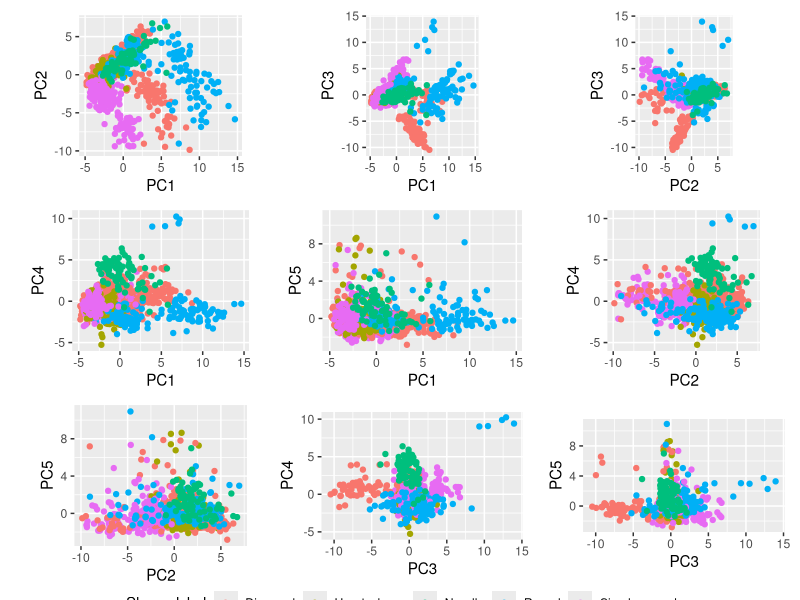
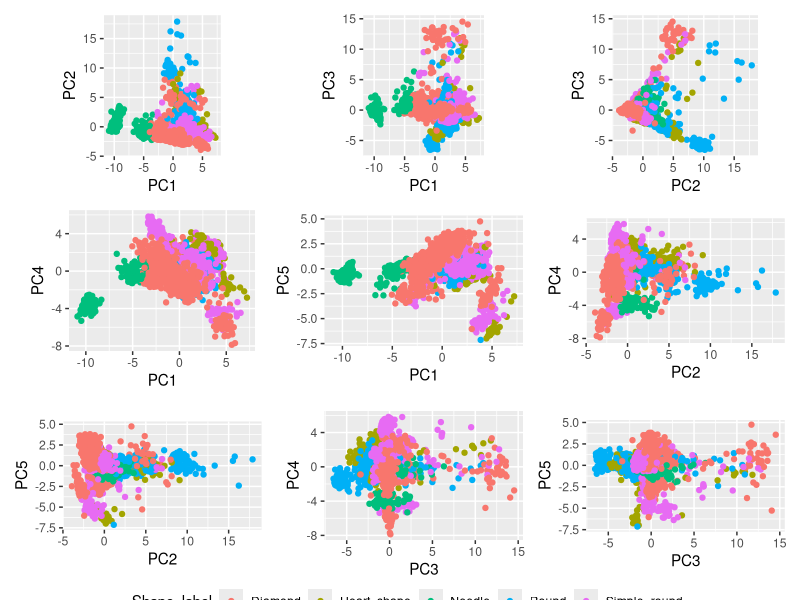

Recreate these plots in R, in order.
## ---- chunk 1
knitr::opts_chunk$set(echo = TRUE, fig.pos = "!ht")
## ---- chunk 2
library(here)
library(knitr)
library(tidyverse)
library(patchwork)
## ---- chunk 3
calculate_pca <- function(feature_dataset){
  pcaY_cal <- prcomp(feature_dataset, center = TRUE, scale = TRUE)
  PCAresults <- data.frame(PC1 = pcaY_cal$x[, 1], 
                           PC2 = pcaY_cal$x[, 2], 
                           PC3 = pcaY_cal$x[, 3],
                           PC4 = pcaY_cal$x[, 4],
                           PC5 = pcaY_cal$x[, 5])
  return(list(prcomp_out =pcaY_cal,pca_components = PCAresults))
}

pca_projection <- function(prcomp_out, data_to_project){
  
  PCA <- scale(data_to_project, prcomp_out$center, prcomp_out$scale) %*% prcomp_out$rotation
  pca_projected <- data.frame(PC1=PCA[,1], PC2=PCA[,2], PC3=PCA[,3]) 
  return(pca_projected)
  
}

data_new <- read.csv("data_all_with_label.csv", header = TRUE)

features <- data_new[, c(3:10,12:53)] # remove Outlying_polar and Outlying_contour

pca_ref_calc <- calculate_pca(features)
# combine features and PCs' into a one dataframe
data_new$PC1 <- pca_ref_calc$pca_components$PC1
data_new$PC2 <- pca_ref_calc$pca_components$PC2
data_new$PC3 <- pca_ref_calc$pca_components$PC3
data_new$PC4 <- pca_ref_calc$pca_components$PC4
data_new$PC5 <- pca_ref_calc$pca_components$PC5


p1 <- ggplot(data_new,aes(x=PC1,y=PC2, col=Shape_label)) + 
  geom_point() +coord_equal() + theme(legend.position = "none")

p2 <- ggplot(data_new,aes(x=PC1,y=PC3, col=Shape_label)) + 
  geom_point() +coord_equal() + theme(legend.position = "none")

p3 <- ggplot(data_new,aes(x=PC2,y=PC3, col=Shape_label)) + 
  geom_point() +coord_equal() + theme(legend.position = "none")

p4 <- ggplot(data_new,aes(x=PC1,y=PC4, col=Shape_label)) + 
  geom_point() +coord_equal() + theme(legend.position = "none")

p5 <- ggplot(data_new,aes(x=PC1,y=PC5, col=Shape_label)) + 
  geom_point() +coord_equal() + theme(legend.position = "none")

p6 <- ggplot(data_new,aes(x=PC2,y=PC4, col=Shape_label)) + 
  geom_point() +coord_equal() + theme(legend.position = "none")

p7 <- ggplot(data_new,aes(x=PC2,y=PC5, col=Shape_label)) + 
  geom_point() +coord_equal() + theme(legend.position = "none")

p8 <- ggplot(data_new,aes(x=PC3,y=PC4, col=Shape_label)) + 
  geom_point() +coord_equal() + theme(legend.position = "none")

p9 <- ggplot(data_new,aes(x=PC3,y=PC5, col=Shape_label)) + 
  geom_point() +coord_equal() + theme(legend.position = c(-0.9,-0.62) ,legend.direction = "horizontal")

p1 + p2 + p3 + p4 + p5 + p6 + p7 + p8 + p9 + plot_layout(ncol = 3, widths = c(3,3))
## ---- chunk 4

data_new <- read.csv("data_all_with_label_flavia.csv", header = TRUE)

features <- data_new[, c(3:10,12:53)] # remove Outlying_polar and Outlying_contour

pca_ref_calc <- calculate_pca(features)
# combine features and PCs' into a one dataframe
data_new$PC1 <- pca_ref_calc$pca_components$PC1
data_new$PC2 <- pca_ref_calc$pca_components$PC2
data_new$PC3 <- pca_ref_calc$pca_components$PC3
data_new$PC4 <- pca_ref_calc$pca_components$PC4
data_new$PC5 <- pca_ref_calc$pca_components$PC5


p11 <- ggplot(data_new,aes(x=PC1,y=PC2, col=Shape_label)) + 
  geom_point() +coord_equal()+ theme(legend.position = "none")

p12 <- ggplot(data_new,aes(x=PC1,y=PC3, col=Shape_label)) + 
  geom_point() +coord_equal()+ theme(legend.position = "none")

p13 <- ggplot(data_new,aes(x=PC2,y=PC3, col=Shape_label)) + 
  geom_point() +coord_equal()+ theme(legend.position = "none")

p14 <- ggplot(data_new,aes(x=PC1,y=PC4, col=Shape_label)) + 
  geom_point() +coord_equal()+ theme(legend.position = "none")

p15 <- ggplot(data_new,aes(x=PC1,y=PC5, col=Shape_label)) + 
  geom_point() +coord_equal()+ theme(legend.position = "none")

p16 <- ggplot(data_new,aes(x=PC2,y=PC4, col=Shape_label)) + 
  geom_point() +coord_equal()+ theme(legend.position = "none")

p17 <- ggplot(data_new,aes(x=PC2,y=PC5, col=Shape_label)) + 
  geom_point() +coord_equal()+ theme(legend.position = "none")

p18 <- ggplot(data_new,aes(x=PC3,y=PC4, col=Shape_label)) + 
  geom_point() +coord_equal()+ theme(legend.position = "none")

p19 <- ggplot(data_new,aes(x=PC3,y=PC5, col=Shape_label)) + 
  geom_point() +coord_equal()+ theme(legend.position = c(-0.9,-0.62) ,legend.direction = "horizontal")


p11 + p12 + p13 + p14 + p15 + p16 + p17 + p18 + p19 + plot_layout(ncol = 3, widths = c(3,3))
